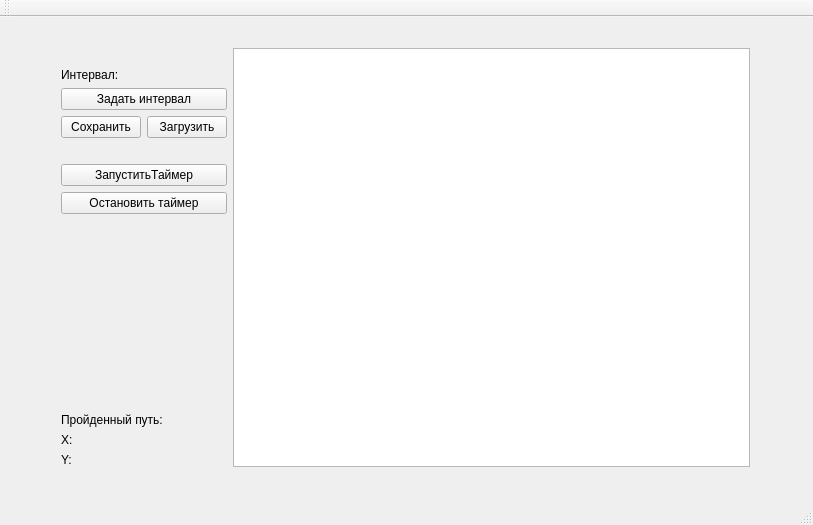
<?xml version="1.0" encoding="UTF-8"?>
<ui version="4.0">
 <class>MainWindow</class>
 <widget class="QMainWindow" name="MainWindow">
  <property name="geometry">
   <rect>
    <x>0</x>
    <y>0</y>
    <width>813</width>
    <height>525</height>
   </rect>
  </property>
  <property name="windowTitle">
   <string>MainWindow</string>
  </property>
  <widget class="QWidget" name="centralWidget">
   <widget class="QWidget" name="horizontalLayoutWidget">
    <property name="geometry">
     <rect>
      <x>50</x>
      <y>20</y>
      <width>711</width>
      <height>441</height>
     </rect>
    </property>
    <layout class="QHBoxLayout" name="horizontalLayout">
     <item>
      <layout class="QGridLayout" name="gridLayout_2">
       <item row="10" column="0" colspan="2">
        <spacer name="verticalSpacer">
         <property name="orientation">
          <enum>Qt::Vertical</enum>
         </property>
         <property name="sizeHint" stdset="0">
          <size>
           <width>20</width>
           <height>40</height>
          </size>
         </property>
        </spacer>
       </item>
       <item row="1" column="0" colspan="2">
        <spacer name="horizontalSpacer_2">
         <property name="orientation">
          <enum>Qt::Horizontal</enum>
         </property>
         <property name="sizeHint" stdset="0">
          <size>
           <width>40</width>
           <height>20</height>
          </size>
         </property>
        </spacer>
       </item>
       <item row="3" column="0" colspan="2">
        <widget class="QPushButton" name="btSetTimer">
         <property name="text">
          <string>Задать интервал</string>
         </property>
        </widget>
       </item>
       <item row="9" column="0" colspan="2">
        <widget class="QPushButton" name="pushButton">
         <property name="text">
          <string>Остановить таймер</string>
         </property>
        </widget>
       </item>
       <item row="11" column="0" colspan="2">
        <widget class="QLabel" name="lbPath">
         <property name="text">
          <string>Пройденный путь: </string>
         </property>
        </widget>
       </item>
       <item row="5" column="1">
        <widget class="QPushButton" name="btLoadTimer">
         <property name="text">
          <string>Загрузить</string>
         </property>
        </widget>
       </item>
       <item row="6" column="0" colspan="2">
        <spacer name="horizontalSpacer_3">
         <property name="orientation">
          <enum>Qt::Horizontal</enum>
         </property>
         <property name="sizeHint" stdset="0">
          <size>
           <width>40</width>
           <height>20</height>
          </size>
         </property>
        </spacer>
       </item>
       <item row="13" column="0" colspan="2">
        <widget class="QLabel" name="lbYPos">
         <property name="text">
          <string>Y:</string>
         </property>
        </widget>
       </item>
       <item row="2" column="0" colspan="2">
        <widget class="QLabel" name="lbTimer">
         <property name="text">
          <string>Интервал:</string>
         </property>
        </widget>
       </item>
       <item row="8" column="0" colspan="2">
        <widget class="QPushButton" name="pushButton_2">
         <property name="text">
          <string>ЗапуститьТаймер</string>
         </property>
        </widget>
       </item>
       <item row="12" column="0" colspan="2">
        <widget class="QLabel" name="lbXPos">
         <property name="text">
          <string>X:</string>
         </property>
        </widget>
       </item>
       <item row="5" column="0">
        <widget class="QPushButton" name="btSaveTimer">
         <property name="text">
          <string>Сохранить</string>
         </property>
        </widget>
       </item>
      </layout>
     </item>
     <item>
      <widget class="QGraphicsView" name="graphicsView"/>
     </item>
    </layout>
   </widget>
  </widget>
  <widget class="QMenuBar" name="menuBar">
   <property name="geometry">
    <rect>
     <x>0</x>
     <y>0</y>
     <width>813</width>
     <height>21</height>
    </rect>
   </property>
  </widget>
  <widget class="QToolBar" name="mainToolBar">
   <attribute name="toolBarArea">
    <enum>TopToolBarArea</enum>
   </attribute>
   <attribute name="toolBarBreak">
    <bool>false</bool>
   </attribute>
  </widget>
  <widget class="QStatusBar" name="statusBar"/>
 </widget>
 <layoutdefault spacing="6" margin="11"/>
 <resources/>
 <connections/>
</ui>
